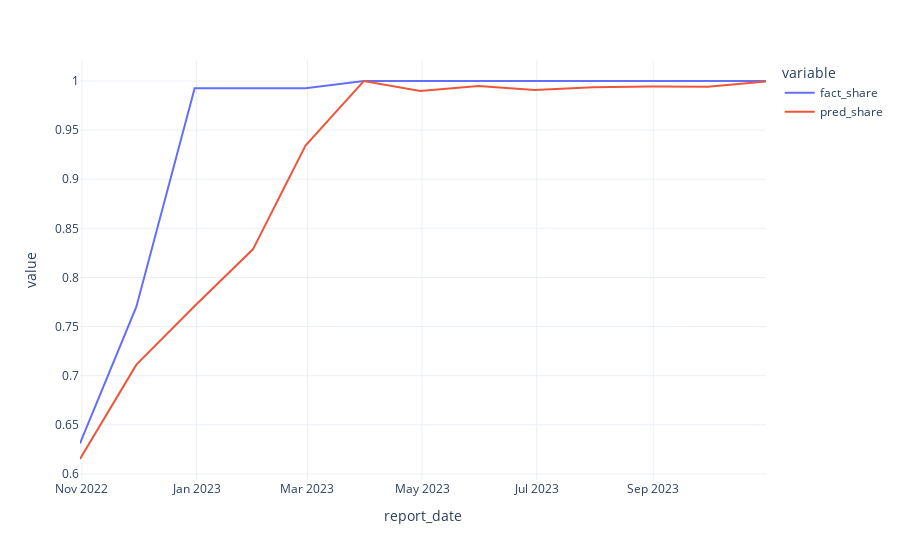
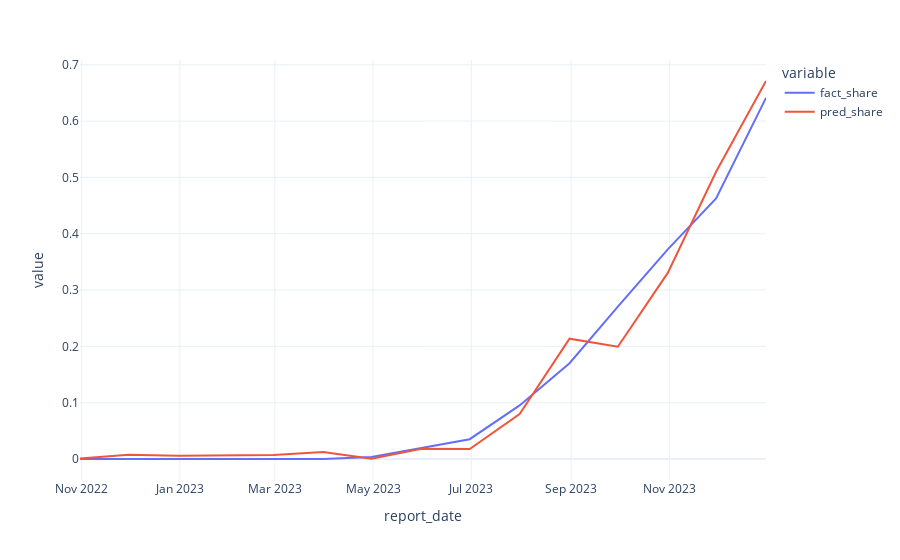
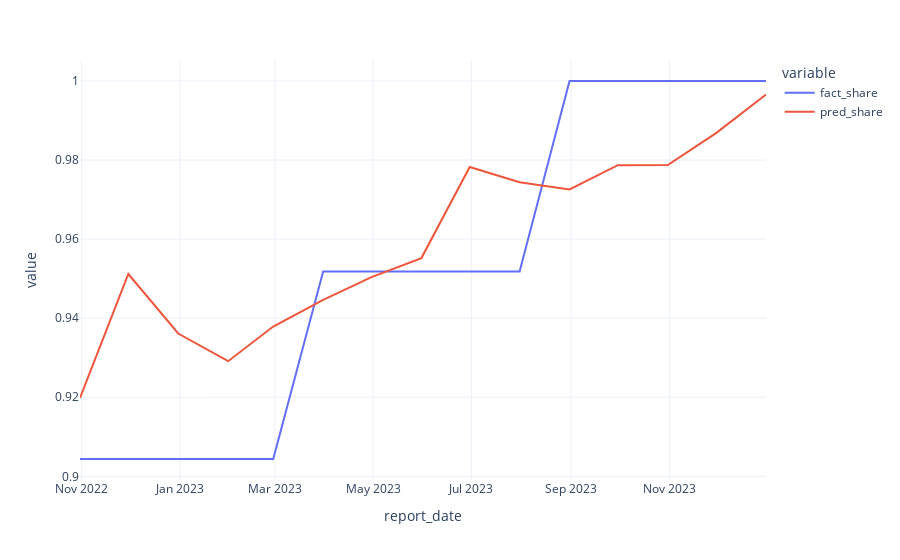
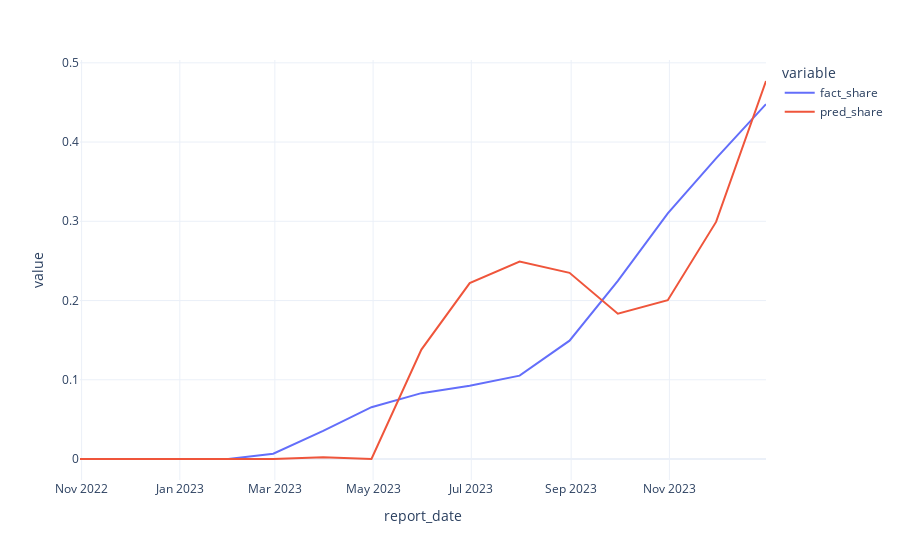

The notebook cell saved with these charts, in order:
### Code cell
for obj, df_ in list(res[res['train_flg'] == False].groupby('object'))[:10]:
    #display(df_.iloc[:40, :])
    
    px.line(df_.sort_values('report_date'), x = 'report_date', y = ['fact_share', 'pred_share']).show()

### Figure 1 — Plotly figure (JSON) as saved in the notebook; plotly's stock layout.template omitted (floating-point values rounded to 4 significant figures)
{"data": [{"hovertemplate": "variable=fact_share<br>report_date=%{x}<br>value=%{y}<extra></extra>", "legendgroup": "fact_share", "line": {"color": "#636efa", "dash": "solid"}, "marker": {"symbol": "circle"}, "mode": "lines", "name": "fact_share", "orientation": "v", "showlegend": true, "type": "scatter", "x": ["2022-10-31T00:00:00", "2022-11-30T00:00:00", "2022-12-31T00:00:00", "2023-01-31T00:00:00", "2023-02-28T00:00:00", "2023-03-31T00:00:00", "2023-04-30T00:00:00", "2023-05-31T00:00:00", "2023-06-30T00:00:00", "2023-07-31T00:00:00", "2023-08-31T00:00:00", "2023-09-30T00:00:00", "2023-10-31T00:00:00"], "xaxis": "x", "y": [0.6311, 0.7702, 0.9927, 0.9927, 0.9927, 1, 1, 1, 1, 1, 1, 1, 1], "yaxis": "y"}, {"hovertemplate": "variable=pred_share<br>report_date=%{x}<br>value=%{y}<extra></extra>", "legendgroup": "pred_share", "line": {"color": "#EF553B", "dash": "solid"}, "marker": {"symbol": "circle"}, "mode": "lines", "name": "pred_share", "orientation": "v", "showlegend": true, "type": "scatter", "x": ["2022-10-31T00:00:00", "2022-11-30T00:00:00", "2022-12-31T00:00:00", "2023-01-31T00:00:00", "2023-02-28T00:00:00", "2023-03-31T00:00:00", "2023-04-30T00:00:00", "2023-05-31T00:00:00", "2023-06-30T00:00:00", "2023-07-31T00:00:00", "2023-08-31T00:00:00", "2023-09-30T00:00:00", "2023-10-31T00:00:00"], "xaxis": "x", "y": [0.6152, 0.7112, 0.771, 0.8286, 0.9343, 1, 0.9899, 0.9948, 0.9908, 0.9936, 0.9943, 0.9941, 0.9996], "yaxis": "y"}], "layout": {"autosize": true, "legend": {"title": {"text": "variable"}, "tracegroupgap": 0}, "margin": {"t": 60}, "xaxis": {"anchor": "y", "autorange": true, "domain": [0, 1], "range": ["2022-10-31", "2023-10-31"], "title": {"text": "report_date"}, "type": "date"}, "yaxis": {"anchor": "x", "autorange": true, "domain": [0, 1], "range": [0.5938, 1.021], "title": {"text": "value"}, "type": "linear"}}}

### Figure 2 — Plotly figure (JSON) as saved in the notebook; plotly's stock layout.template omitted (floating-point values rounded to 4 significant figures)
{"data": [{"hovertemplate": "variable=fact_share<br>report_date=%{x}<br>value=%{y}<extra></extra>", "legendgroup": "fact_share", "line": {"color": "#636efa", "dash": "solid"}, "marker": {"symbol": "circle"}, "mode": "lines", "name": "fact_share", "orientation": "v", "showlegend": true, "type": "scatter", "x": ["2022-10-31T00:00:00", "2022-11-30T00:00:00", "2022-12-31T00:00:00", "2023-01-31T00:00:00", "2023-02-28T00:00:00", "2023-03-31T00:00:00", "2023-04-30T00:00:00", "2023-05-31T00:00:00", "2023-06-30T00:00:00", "2023-07-31T00:00:00", "2023-08-31T00:00:00", "2023-09-30T00:00:00", "2023-10-31T00:00:00", "2023-11-30T00:00:00", "2023-12-31T00:00:00"], "xaxis": "x", "y": [0, 0, 0, 0, 0, 0, 0.003762, 0.01918, 0.03519, 0.09519, 0.1701, 0.2705, 0.3722, 0.4626, 0.6414], "yaxis": "y"}, {"hovertemplate": "variable=pred_share<br>report_date=%{x}<br>value=%{y}<extra></extra>", "legendgroup": "pred_share", "line": {"color": "#EF553B", "dash": "solid"}, "marker": {"symbol": "circle"}, "mode": "lines", "name": "pred_share", "orientation": "v", "showlegend": true, "type": "scatter", "x": ["2022-10-31T00:00:00", "2022-11-30T00:00:00", "2022-12-31T00:00:00", "2023-01-31T00:00:00", "2023-02-28T00:00:00", "2023-03-31T00:00:00", "2023-04-30T00:00:00", "2023-05-31T00:00:00", "2023-06-30T00:00:00", "2023-07-31T00:00:00", "2023-08-31T00:00:00", "2023-09-30T00:00:00", "2023-10-31T00:00:00", "2023-11-30T00:00:00", "2023-12-31T00:00:00"], "xaxis": "x", "y": [0.000798, 0.007526, 0.005845, 0.006241, 0.006924, 0.01244, 0.0005308, 0.018, 0.01766, 0.07966, 0.2137, 0.1994, 0.3304, 0.5102, 0.6712], "yaxis": "y"}], "layout": {"autosize": true, "legend": {"title": {"text": "variable"}, "tracegroupgap": 0}, "margin": {"t": 60}, "xaxis": {"anchor": "y", "autorange": true, "domain": [0, 1], "range": ["2022-10-31", "2023-12-31"], "title": {"text": "report_date"}, "type": "date"}, "yaxis": {"anchor": "x", "autorange": true, "domain": [0, 1], "range": [-0.03729, 0.7085], "title": {"text": "value"}, "type": "linear"}}}

### Figure 3 — Plotly figure (JSON) as saved in the notebook; plotly's stock layout.template omitted (floating-point values rounded to 4 significant figures)
{"data": [{"hovertemplate": "variable=fact_share<br>report_date=%{x}<br>value=%{y}<extra></extra>", "legendgroup": "fact_share", "line": {"color": "#636efa", "dash": "solid"}, "marker": {"symbol": "circle"}, "mode": "lines", "name": "fact_share", "orientation": "v", "showlegend": true, "type": "scatter", "x": ["2022-10-31T00:00:00", "2022-11-30T00:00:00", "2022-12-31T00:00:00", "2023-01-31T00:00:00", "2023-02-28T00:00:00", "2023-03-31T00:00:00", "2023-04-30T00:00:00", "2023-05-31T00:00:00", "2023-06-30T00:00:00", "2023-07-31T00:00:00", "2023-08-31T00:00:00", "2023-09-30T00:00:00", "2023-10-31T00:00:00", "2023-11-30T00:00:00", "2023-12-31T00:00:00"], "xaxis": "x", "y": [0.9044, 0.9044, 0.9044, 0.9044, 0.9044, 0.9518, 0.9518, 0.9518, 0.9518, 0.9518, 1, 1, 1, 1, 1], "yaxis": "y"}, {"hovertemplate": "variable=pred_share<br>report_date=%{x}<br>value=%{y}<extra></extra>", "legendgroup": "pred_share", "line": {"color": "#EF553B", "dash": "solid"}, "marker": {"symbol": "circle"}, "mode": "lines", "name": "pred_share", "orientation": "v", "showlegend": true, "type": "scatter", "x": ["2022-10-31T00:00:00", "2022-11-30T00:00:00", "2022-12-31T00:00:00", "2023-01-31T00:00:00", "2023-02-28T00:00:00", "2023-03-31T00:00:00", "2023-04-30T00:00:00", "2023-05-31T00:00:00", "2023-06-30T00:00:00", "2023-07-31T00:00:00", "2023-08-31T00:00:00", "2023-09-30T00:00:00", "2023-10-31T00:00:00", "2023-11-30T00:00:00", "2023-12-31T00:00:00"], "xaxis": "x", "y": [0.9198, 0.9512, 0.9361, 0.9291, 0.9379, 0.9446, 0.9504, 0.9552, 0.9782, 0.9744, 0.9726, 0.9787, 0.9788, 0.9868, 0.9966], "yaxis": "y"}], "layout": {"autosize": true, "legend": {"title": {"text": "variable"}, "tracegroupgap": 0}, "margin": {"t": 60}, "xaxis": {"anchor": "y", "autorange": true, "domain": [0, 1], "range": ["2022-10-31", "2023-12-31"], "title": {"text": "report_date"}, "type": "date"}, "yaxis": {"anchor": "x", "autorange": true, "domain": [0, 1], "range": [0.8991, 1.005], "title": {"text": "value"}, "type": "linear"}}}

### Figure 4 — Plotly figure (JSON) as saved in the notebook; plotly's stock layout.template omitted (floating-point values rounded to 4 significant figures)
{"data": [{"hovertemplate": "variable=fact_share<br>report_date=%{x}<br>value=%{y}<extra></extra>", "legendgroup": "fact_share", "line": {"color": "#636efa", "dash": "solid"}, "marker": {"symbol": "circle"}, "mode": "lines", "name": "fact_share", "orientation": "v", "showlegend": true, "type": "scatter", "x": ["2022-10-31T00:00:00", "2022-11-30T00:00:00", "2022-12-31T00:00:00", "2023-01-31T00:00:00", "2023-02-28T00:00:00", "2023-03-31T00:00:00", "2023-04-30T00:00:00", "2023-05-31T00:00:00", "2023-06-30T00:00:00", "2023-07-31T00:00:00", "2023-08-31T00:00:00", "2023-09-30T00:00:00", "2023-10-31T00:00:00", "2023-11-30T00:00:00", "2023-12-31T00:00:00"], "xaxis": "x", "y": [0, 0, 0, 0, 0.006676, 0.0354, 0.06536, 0.08309, 0.09255, 0.1052, 0.1494, 0.2248, 0.3099, 0.3794, 0.4479], "yaxis": "y"}, {"hovertemplate": "variable=pred_share<br>report_date=%{x}<br>value=%{y}<extra></extra>", "legendgroup": "pred_share", "line": {"color": "#EF553B", "dash": "solid"}, "marker": {"symbol": "circle"}, "mode": "lines", "name": "pred_share", "orientation": "v", "showlegend": true, "type": "scatter", "x": ["2022-10-31T00:00:00", "2022-11-30T00:00:00", "2022-12-31T00:00:00", "2023-01-31T00:00:00", "2023-02-28T00:00:00", "2023-03-31T00:00:00", "2023-04-30T00:00:00", "2023-05-31T00:00:00", "2023-06-30T00:00:00", "2023-07-31T00:00:00", "2023-08-31T00:00:00", "2023-09-30T00:00:00", "2023-10-31T00:00:00", "2023-11-30T00:00:00", "2023-12-31T00:00:00"], "xaxis": "x", "y": [0, 0, 0, 0, 0, 0.002189, 0, 0.1381, 0.2221, 0.2492, 0.2349, 0.1834, 0.2004, 0.2992, 0.4771], "yaxis": "y"}], "layout": {"autosize": true, "legend": {"title": {"text": "variable"}, "tracegroupgap": 0}, "margin": {"t": 60}, "xaxis": {"anchor": "y", "autorange": true, "domain": [0, 1], "range": ["2022-10-31", "2023-12-31"], "title": {"text": "report_date"}, "type": "date"}, "yaxis": {"anchor": "x", "autorange": true, "domain": [0, 1], "range": [-0.0265, 0.5036], "title": {"text": "value"}, "type": "linear"}}}
